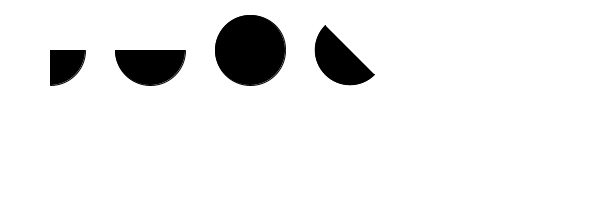
Frame 1 (no input)
Frame 60 (the mouse pressed at the canvas centre just before this capture): identical to frame 1, image omitted
Frame 120 (the mouse held since frame 60 and released just before this capture): identical to frame 1, image omitted

The Processing sketch that drew this single still picture (run headless with seeded random() and noise(); from frame 60 on, the mouse is pressed at the canvas centre):

// Processing sketch: W3_arc
// ── W3_arc.pde
void setup() {
  size(600, 200);
  fill(0);
  stroke(0);
}

void draw() {
  background(255);
  arc(50,50,70,70,0, HALF_PI);
  arc(150,50,70,70,0, PI);
  arc(250,50,70,70,0, TWO_PI);
  arc(350,50,70,70, QUARTER_PI, PI+QUARTER_PI);
}
